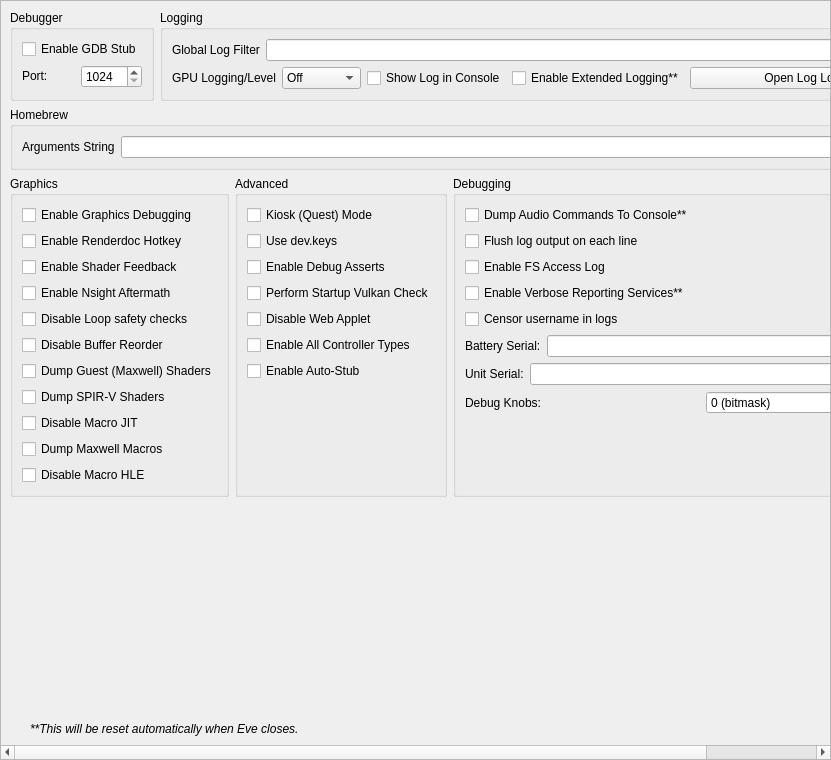
<?xml version="1.0" encoding="UTF-8"?>
<ui version="4.0">
 <class>ConfigureDebug</class>
 <widget class="QScrollArea" name="ConfigureDebug">
  <property name="geometry">
   <rect>
    <x>0</x>
    <y>0</y>
    <width>831</width>
    <height>760</height>
   </rect>
  </property>
  <property name="widgetResizable">
   <bool>true</bool>
  </property>
  <widget class="QWidget" name="widget">
   <property name="geometry">
    <rect>
     <x>0</x>
     <y>0</y>
     <width>829</width>
     <height>758</height>
    </rect>
   </property>
   <layout class="QVBoxLayout" name="verticalLayout_1">
    <item>
     <layout class="QHBoxLayout" name="horizontalLayout">
      <property name="topMargin">
       <number>0</number>
      </property>
      <item>
       <widget class="QGroupBox" name="groupBox">
        <property name="sizePolicy">
         <sizepolicy hsizetype="Preferred" vsizetype="Preferred">
          <horstretch>0</horstretch>
          <verstretch>0</verstretch>
         </sizepolicy>
        </property>
        <property name="title">
         <string>Debugger</string>
        </property>
        <property name="alignment">
         <set>Qt::AlignmentFlag::AlignLeading|Qt::AlignmentFlag::AlignLeft|Qt::AlignmentFlag::AlignTop</set>
        </property>
        <property name="flat">
         <bool>false</bool>
        </property>
        <property name="checkable">
         <bool>false</bool>
        </property>
        <layout class="QVBoxLayout" name="verticalLayout_3">
         <item>
          <widget class="QWidget" name="debug_widget" native="true">
           <property name="sizePolicy">
            <sizepolicy hsizetype="Preferred" vsizetype="Maximum">
             <horstretch>0</horstretch>
             <verstretch>0</verstretch>
            </sizepolicy>
           </property>
           <layout class="QVBoxLayout" name="verticalLayout">
            <property name="sizeConstraint">
             <enum>QLayout::SizeConstraint::SetDefaultConstraint</enum>
            </property>
            <property name="leftMargin">
             <number>0</number>
            </property>
            <property name="topMargin">
             <number>0</number>
            </property>
            <property name="rightMargin">
             <number>0</number>
            </property>
            <property name="bottomMargin">
             <number>0</number>
            </property>
            <item>
             <widget class="QCheckBox" name="toggle_gdbstub">
              <property name="sizePolicy">
               <sizepolicy hsizetype="Maximum" vsizetype="Maximum">
                <horstretch>0</horstretch>
                <verstretch>0</verstretch>
               </sizepolicy>
              </property>
              <property name="text">
               <string>Enable GDB Stub</string>
              </property>
             </widget>
            </item>
            <item>
             <widget class="QWidget" name="horizontalWidget_3" native="true">
              <property name="sizePolicy">
               <sizepolicy hsizetype="Preferred" vsizetype="Maximum">
                <horstretch>0</horstretch>
                <verstretch>0</verstretch>
               </sizepolicy>
              </property>
              <layout class="QHBoxLayout" name="horizontalLayout_3">
               <property name="leftMargin">
                <number>0</number>
               </property>
               <property name="topMargin">
                <number>0</number>
               </property>
               <property name="rightMargin">
                <number>0</number>
               </property>
               <property name="bottomMargin">
                <number>0</number>
               </property>
               <item>
                <widget class="QLabel" name="label_11">
                 <property name="sizePolicy">
                  <sizepolicy hsizetype="Minimum" vsizetype="Maximum">
                   <horstretch>0</horstretch>
                   <verstretch>0</verstretch>
                  </sizepolicy>
                 </property>
                 <property name="text">
                  <string>Port:</string>
                 </property>
                </widget>
               </item>
               <item>
                <widget class="QSpinBox" name="gdbport_spinbox">
                 <property name="sizePolicy">
                  <sizepolicy hsizetype="Preferred" vsizetype="Maximum">
                   <horstretch>0</horstretch>
                   <verstretch>0</verstretch>
                  </sizepolicy>
                 </property>
                 <property name="minimum">
                  <number>1024</number>
                 </property>
                 <property name="maximum">
                  <number>65535</number>
                 </property>
                </widget>
               </item>
              </layout>
             </widget>
            </item>
           </layout>
          </widget>
         </item>
        </layout>
       </widget>
      </item>
      <item>
       <widget class="QGroupBox" name="groupBox_2">
        <property name="sizePolicy">
         <sizepolicy hsizetype="Expanding" vsizetype="Preferred">
          <horstretch>0</horstretch>
          <verstretch>0</verstretch>
         </sizepolicy>
        </property>
        <property name="title">
         <string>Logging</string>
        </property>
        <layout class="QGridLayout" name="gridLayout_1">
         <item row="0" column="0" colspan="4">
          <widget class="QWidget" name="logging_widget" native="true">
           <property name="sizePolicy">
            <sizepolicy hsizetype="Preferred" vsizetype="Maximum">
             <horstretch>0</horstretch>
             <verstretch>0</verstretch>
            </sizepolicy>
           </property>
           <layout class="QHBoxLayout" name="horizontalLayout_1">
            <property name="leftMargin">
             <number>0</number>
            </property>
            <property name="topMargin">
             <number>0</number>
            </property>
            <property name="rightMargin">
             <number>0</number>
            </property>
            <property name="bottomMargin">
             <number>0</number>
            </property>
            <item>
             <widget class="QLabel" name="label_1">
              <property name="sizePolicy">
               <sizepolicy hsizetype="Preferred" vsizetype="Preferred">
                <horstretch>0</horstretch>
                <verstretch>0</verstretch>
               </sizepolicy>
              </property>
              <property name="text">
               <string>Global Log Filter</string>
              </property>
             </widget>
            </item>
            <item>
             <widget class="QLineEdit" name="log_filter_edit"/>
            </item>
           </layout>
          </widget>
         </item>
         <item row="1" column="0">
          <widget class="QWidget" name="gpu_log_level_widget" native="true">
           <property name="sizePolicy">
            <sizepolicy hsizetype="Preferred" vsizetype="Maximum">
             <horstretch>0</horstretch>
             <verstretch>0</verstretch>
            </sizepolicy>
           </property>
           <layout class="QHBoxLayout" name="gpu_log_level_layout">
            <property name="leftMargin">
             <number>0</number>
            </property>
            <property name="topMargin">
             <number>0</number>
            </property>
            <property name="rightMargin">
             <number>0</number>
            </property>
            <property name="bottomMargin">
             <number>0</number>
            </property>
            <item>
             <widget class="QLabel" name="gpu_log_level_label">
              <property name="text">
               <string>GPU Logging/Level</string>
              </property>
             </widget>
            </item>
            <item>
             <widget class="QComboBox" name="gpu_log_level">
              <property name="toolTip">
               <string>Detail level for GPU logs. Off disables logging entirely.</string>
              </property>
              <item>
               <property name="text">
                <string>Off</string>
               </property>
              </item>
              <item>
               <property name="text">
                <string>Errors</string>
               </property>
              </item>
              <item>
               <property name="text">
                <string>Standard</string>
               </property>
              </item>
              <item>
               <property name="text">
                <string>Verbose</string>
               </property>
              </item>
              <item>
               <property name="text">
                <string>All</string>
               </property>
              </item>
             </widget>
            </item>
           </layout>
          </widget>
         </item>
         <item row="1" column="1">
          <widget class="QCheckBox" name="toggle_console">
           <property name="text">
            <string>Show Log in Console</string>
           </property>
          </widget>
         </item>
         <item row="1" column="2">
          <widget class="QCheckBox" name="extended_logging">
           <property name="enabled">
            <bool>true</bool>
           </property>
           <property name="toolTip">
            <string>When checked, the max size of the log increases from 100 MB to 1 GB</string>
           </property>
           <property name="text">
            <string>Enable Extended Logging**</string>
           </property>
          </widget>
         </item>
         <item row="1" column="3">
          <widget class="QPushButton" name="open_log_button">
           <property name="sizePolicy">
            <sizepolicy hsizetype="Expanding" vsizetype="Maximum">
             <horstretch>1</horstretch>
             <verstretch>0</verstretch>
            </sizepolicy>
           </property>
           <property name="minimumSize">
            <size>
             <width>250</width>
             <height>0</height>
            </size>
           </property>
           <property name="text">
            <string>Open Log Location</string>
           </property>
          </widget>
         </item>
        </layout>
       </widget>
      </item>
     </layout>
    </item>
    <item>
     <widget class="QGroupBox" name="groupBox_3">
      <property name="title">
       <string>Homebrew</string>
      </property>
      <layout class="QVBoxLayout" name="verticalLayout_5">
       <item>
        <layout class="QHBoxLayout" name="horizontalLayout_4">
         <item>
          <widget class="QLabel" name="label_3">
           <property name="text">
            <string>Arguments String</string>
           </property>
          </widget>
         </item>
         <item>
          <widget class="QLineEdit" name="homebrew_args_edit"/>
         </item>
        </layout>
       </item>
      </layout>
     </widget>
    </item>
    <item>
     <layout class="QHBoxLayout" name="horizontalLayout_2">
      <item>
       <widget class="QGroupBox" name="groupBox_4">
        <property name="title">
         <string>Graphics</string>
        </property>
        <layout class="QGridLayout" name="gridLayout_2">
         <item row="4" column="0">
          <widget class="QCheckBox" name="disable_loop_safety_checks">
           <property name="toolTip">
            <string>When checked, it executes shaders without loop logic changes</string>
           </property>
           <property name="text">
            <string>Disable Loop safety checks</string>
           </property>
          </widget>
         </item>
         <item row="9" column="0">
          <widget class="QCheckBox" name="dump_macros">
           <property name="enabled">
            <bool>true</bool>
           </property>
           <property name="toolTip">
            <string>When checked, it will dump all the macro programs of the GPU</string>
           </property>
           <property name="text">
            <string>Dump Maxwell Macros</string>
           </property>
          </widget>
         </item>
         <item row="3" column="0">
          <widget class="QCheckBox" name="enable_nsight_aftermath">
           <property name="toolTip">
            <string>When checked, it enables Nsight Aftermath crash dumps</string>
           </property>
           <property name="text">
            <string>Enable Nsight Aftermath</string>
           </property>
          </widget>
         </item>
         <item row="6" column="0">
          <widget class="QCheckBox" name="dump_guest_shaders">
           <property name="enabled">
            <bool>true</bool>
           </property>
           <property name="toolTip">
            <string>When checked, it will dump original Maxwell guest shader bytecode (the input to the recompiler) as .ash files under DumpDir/shaders/. Useful for inspection with nvdisasm.</string>
           </property>
           <property name="text">
            <string>Dump Guest (Maxwell) Shaders</string>
           </property>
          </widget>
         </item>
         <item row="1" column="0">
          <widget class="QCheckBox" name="enable_renderdoc_hotkey">
           <property name="text">
            <string>Enable Renderdoc Hotkey</string>
           </property>
          </widget>
         </item>
         <item row="8" column="0">
          <widget class="QCheckBox" name="disable_macro_jit">
           <property name="enabled">
            <bool>true</bool>
           </property>
           <property name="toolTip">
            <string>When checked, it disables the macro Just In Time compiler. Enabling this makes games run slower</string>
           </property>
           <property name="text">
            <string>Disable Macro JIT</string>
           </property>
          </widget>
         </item>
         <item row="10" column="0">
          <widget class="QCheckBox" name="disable_macro_hle">
           <property name="enabled">
            <bool>true</bool>
           </property>
           <property name="toolTip">
            <string>When checked, it disables the macro HLE functions. Enabling this makes games run slower</string>
           </property>
           <property name="text">
            <string>Disable Macro HLE</string>
           </property>
          </widget>
         </item>
         <item row="0" column="0">
          <widget class="QCheckBox" name="enable_graphics_debugging">
           <property name="enabled">
            <bool>true</bool>
           </property>
           <property name="toolTip">
            <string>When checked, the graphics API enters a slower debugging mode</string>
           </property>
           <property name="text">
            <string>Enable Graphics Debugging</string>
           </property>
          </widget>
         </item>
         <item row="11" column="0">
          <spacer name="verticalSpacer_5">
           <property name="orientation">
            <enum>Qt::Orientation::Vertical</enum>
           </property>
           <property name="sizeType">
            <enum>QSizePolicy::Policy::Preferred</enum>
           </property>
           <property name="sizeHint" stdset="0">
            <size>
             <width>20</width>
             <height>0</height>
            </size>
           </property>
          </spacer>
         </item>
         <item row="2" column="0">
          <widget class="QCheckBox" name="enable_shader_feedback">
           <property name="toolTip">
            <string>When checked, yuzu will log statistics about the compiled pipeline cache</string>
           </property>
           <property name="text">
            <string>Enable Shader Feedback</string>
           </property>
          </widget>
         </item>
         <item row="5" column="0">
          <widget class="QCheckBox" name="disable_buffer_reorder">
           <property name="toolTip">
            <string>&lt;html&gt;&lt;head/&gt;&lt;body&gt;&lt;p&gt;When checked, disables reordering of mapped memory uploads which allows to associate uploads with specific draws. May reduce performance in some cases.&lt;/p&gt;&lt;/body&gt;&lt;/html&gt;</string>
           </property>
           <property name="text">
            <string>Disable Buffer Reorder</string>
           </property>
          </widget>
         </item>
         <item row="7" column="0">
          <widget class="QCheckBox" name="gpu_log_shader_dumps">
           <property name="toolTip">
            <string>When checked, it will dump the recompiler's output SPIR-V binaries (.spv) under LogDir/shaders/. Inspect via SPIRV-Tools (spirv-dis / spirv-cross / spirv-val) or RenderDoc.</string>
           </property>
           <property name="text">
            <string>Dump SPIR-V Shaders</string>
           </property>
          </widget>
         </item>
        </layout>
       </widget>
      </item>
      <item>
       <widget class="QGroupBox" name="groupBox_6">
        <property name="title">
         <string>Advanced</string>
        </property>
        <layout class="QGridLayout" name="gridLayout_4">
         <item row="3" column="0">
          <widget class="QCheckBox" name="perform_vulkan_check">
           <property name="toolTip">
            <string>Enables yuzu to check for a working Vulkan environment when the program starts up. Disable this if this is causing issues with external programs seeing yuzu.</string>
           </property>
           <property name="text">
            <string>Perform Startup Vulkan Check</string>
           </property>
          </widget>
         </item>
         <item row="4" column="0">
          <widget class="QCheckBox" name="disable_web_applet">
           <property name="text">
            <string>Disable Web Applet</string>
           </property>
          </widget>
         </item>
         <item row="5" column="0">
          <widget class="QCheckBox" name="enable_all_controllers">
           <property name="text">
            <string>Enable All Controller Types</string>
           </property>
          </widget>
         </item>
         <item row="6" column="0">
          <widget class="QCheckBox" name="use_auto_stub">
           <property name="text">
            <string>Enable Auto-Stub</string>
           </property>
          </widget>
         </item>
         <item row="0" column="0">
          <widget class="QCheckBox" name="quest_flag">
           <property name="text">
            <string>Kiosk (Quest) Mode</string>
           </property>
          </widget>
         </item>
         <item row="1" column="0">
          <widget class="QCheckBox" name="use_dev_keys">
           <property name="text">
            <string>Use dev.keys</string>
           </property>
          </widget>
         </item>
         <item row="2" column="0">
          <widget class="QCheckBox" name="use_debug_asserts">
           <property name="text">
            <string>Enable Debug Asserts</string>
           </property>
          </widget>
         </item>
         <item row="7" column="0">
          <spacer name="verticalSpacer_4">
           <property name="orientation">
            <enum>Qt::Orientation::Vertical</enum>
           </property>
           <property name="sizeType">
            <enum>QSizePolicy::Policy::Expanding</enum>
           </property>
           <property name="sizeHint" stdset="0">
            <size>
             <width>20</width>
             <height>0</height>
            </size>
           </property>
          </spacer>
         </item>
        </layout>
       </widget>
      </item>
      <item>
       <widget class="QGroupBox" name="groupBox_5">
        <property name="title">
         <string>Debugging</string>
        </property>
        <layout class="QGridLayout" name="gridLayout_3">
         <item row="6" column="0">
          <widget class="QWidget" name="serial_battery_widget" native="true">
           <property name="sizePolicy">
            <sizepolicy hsizetype="Preferred" vsizetype="Maximum">
             <horstretch>0</horstretch>
             <verstretch>0</verstretch>
            </sizepolicy>
           </property>
           <layout class="QHBoxLayout" name="horizontalLayout_11">
            <property name="leftMargin">
             <number>0</number>
            </property>
            <property name="topMargin">
             <number>0</number>
            </property>
            <property name="rightMargin">
             <number>0</number>
            </property>
            <property name="bottomMargin">
             <number>0</number>
            </property>
            <item>
             <widget class="QLabel" name="label_12">
              <property name="sizePolicy">
               <sizepolicy hsizetype="Preferred" vsizetype="Preferred">
                <horstretch>0</horstretch>
                <verstretch>0</verstretch>
               </sizepolicy>
              </property>
              <property name="text">
               <string>Battery Serial:</string>
              </property>
             </widget>
            </item>
            <item>
             <widget class="QLineEdit" name="serial_battery_edit"/>
            </item>
           </layout>
          </widget>
         </item>
         <item row="8" column="0">
          <widget class="QWidget" name="debug_knobs_widget" native="true">
           <property name="sizePolicy">
            <sizepolicy hsizetype="Preferred" vsizetype="Maximum">
             <horstretch>0</horstretch>
             <verstretch>0</verstretch>
            </sizepolicy>
           </property>
           <layout class="QHBoxLayout" name="horizontalLayout_debug_knobs">
            <property name="leftMargin">
             <number>0</number>
            </property>
            <property name="topMargin">
             <number>0</number>
            </property>
            <property name="rightMargin">
             <number>0</number>
            </property>
            <property name="bottomMargin">
             <number>0</number>
            </property>
            <item>
             <widget class="QLabel" name="label_debug_knobs">
              <property name="sizePolicy">
               <sizepolicy hsizetype="Preferred" vsizetype="Preferred">
                <horstretch>0</horstretch>
                <verstretch>0</verstretch>
               </sizepolicy>
              </property>
              <property name="text">
               <string>Debug Knobs:</string>
              </property>
             </widget>
            </item>
            <item>
             <widget class="QSpinBox" name="debug_knobs_spinbox">
              <property name="minimum">
               <number>0</number>
              </property>
              <property name="maximum">
               <number>65535</number>
              </property>
              <property name="toolTip">
               <string>Bitmask for quick development toggles</string>
              </property>
              <property name="statusTip">
               <string>Set debug knobs (bitmask)</string>
              </property>
              <property name="whatsThis">
               <string>16-bit debug knob set for quick development toggles</string>
              </property>
              <property name="suffix">
               <string> (bitmask)</string>
              </property>
             </widget>
            </item>
           </layout>
          </widget>
         </item>
         <item row="7" column="0">
          <widget class="QWidget" name="serial_board_widget" native="true">
           <property name="sizePolicy">
            <sizepolicy hsizetype="Preferred" vsizetype="Maximum">
             <horstretch>0</horstretch>
             <verstretch>0</verstretch>
            </sizepolicy>
           </property>
           <layout class="QHBoxLayout" name="horizontalLayout_12">
            <property name="leftMargin">
             <number>0</number>
            </property>
            <property name="topMargin">
             <number>0</number>
            </property>
            <property name="rightMargin">
             <number>0</number>
            </property>
            <property name="bottomMargin">
             <number>0</number>
            </property>
            <item>
             <widget class="QLabel" name="label_13">
              <property name="sizePolicy">
               <sizepolicy hsizetype="Preferred" vsizetype="Preferred">
                <horstretch>0</horstretch>
                <verstretch>0</verstretch>
               </sizepolicy>
              </property>
              <property name="text">
               <string>Unit Serial:</string>
              </property>
             </widget>
            </item>
            <item>
             <widget class="QLineEdit" name="serial_board_edit"/>
            </item>
           </layout>
          </widget>
         </item>
         <item row="20" column="0">
          <spacer name="verticalSpacer_3">
           <property name="orientation">
            <enum>Qt::Orientation::Vertical</enum>
           </property>
           <property name="sizeType">
            <enum>QSizePolicy::Policy::Expanding</enum>
           </property>
           <property name="sizeHint" stdset="0">
            <size>
             <width>20</width>
             <height>0</height>
            </size>
           </property>
          </spacer>
         </item>
         <item row="1" column="0">
          <widget class="QCheckBox" name="dump_audio_commands">
           <property name="toolTip">
            <string>Enable this to output the latest generated audio command list to the console. Only affects games using the audio renderer.</string>
           </property>
           <property name="text">
            <string>Dump Audio Commands To Console**</string>
           </property>
          </widget>
         </item>
         <item row="2" column="0">
          <widget class="QCheckBox" name="flush_line">
           <property name="text">
            <string>Flush log output on each line</string>
           </property>
          </widget>
         </item>
         <item row="3" column="0">
          <widget class="QCheckBox" name="fs_access_log">
           <property name="text">
            <string>Enable FS Access Log</string>
           </property>
          </widget>
         </item>
         <item row="4" column="0">
          <widget class="QCheckBox" name="reporting_services">
           <property name="text">
            <string>Enable Verbose Reporting Services**</string>
           </property>
          </widget>
         </item>
         <item row="5" column="0">
          <widget class="QCheckBox" name="censor_username">
           <property name="text">
            <string>Censor username in logs</string>
           </property>
          </widget>
         </item>
        </layout>
       </widget>
      </item>
     </layout>
    </item>
    <item>
     <spacer name="verticalSpacer">
      <property name="orientation">
       <enum>Qt::Orientation::Vertical</enum>
      </property>
      <property name="sizeHint" stdset="0">
       <size>
        <width>20</width>
        <height>0</height>
       </size>
      </property>
     </spacer>
    </item>
    <item>
     <widget class="QLabel" name="label_5">
      <property name="sizePolicy">
       <sizepolicy hsizetype="Expanding" vsizetype="Preferred">
        <horstretch>0</horstretch>
        <verstretch>0</verstretch>
       </sizepolicy>
      </property>
      <property name="font">
       <font>
        <italic>true</italic>
       </font>
      </property>
      <property name="text">
    <string>**This will be reset automatically when Eve closes.</string>
      </property>
      <property name="indent">
       <number>20</number>
      </property>
     </widget>
    </item>
   </layout>
  </widget>
 </widget>
 <tabstops>
  <tabstop>log_filter_edit</tabstop>
  <tabstop>toggle_console</tabstop>
  <tabstop>extended_logging</tabstop>
  <tabstop>open_log_button</tabstop>
  <tabstop>homebrew_args_edit</tabstop>
  <tabstop>enable_graphics_debugging</tabstop>
  <tabstop>enable_shader_feedback</tabstop>
  <tabstop>enable_nsight_aftermath</tabstop>
  <tabstop>fs_access_log</tabstop>
  <tabstop>reporting_services</tabstop>
  <tabstop>quest_flag</tabstop>
  <tabstop>use_debug_asserts</tabstop>
 </tabstops>
 <resources/>
 <connections/>
</ui>
